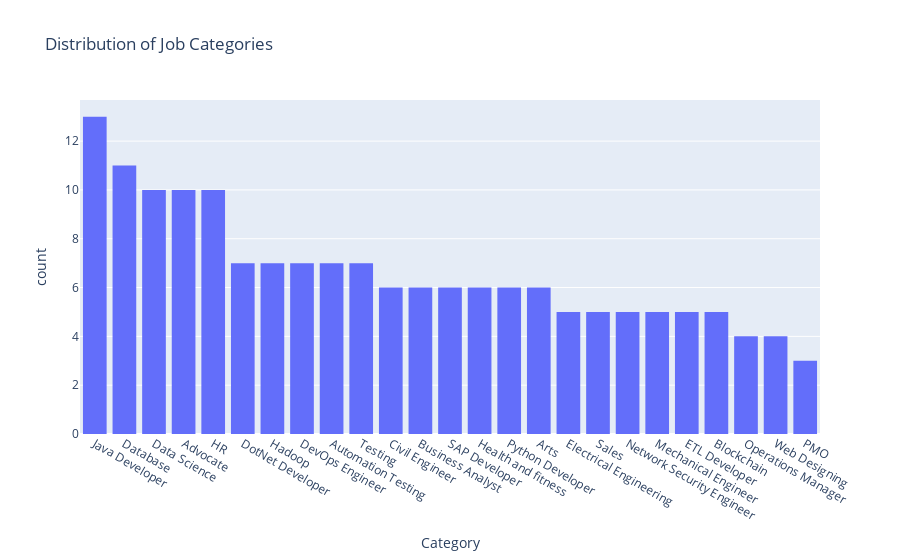

Notebook code for this chart:
### Markdown cell above
## **Visualization : Category (Jobs)**

### Code cell
fig = px.histogram(df, x="Category", title="Distribution of Job Categories", category_orders={"Category": df["Category"].value_counts().index})

fig

### Figure 1 — Plotly figure (JSON) as saved in the notebook; plotly's stock layout.template omitted (floating-point values rounded to 4 significant figures; data arrays with more than 128 entries replaced by an {"elided": "..."} marker saying what was removed)
{"data": [{"alignmentgroup": "True", "bingroup": "x", "hovertemplate": "Category=%{x}<br>count=%{y}<extra></extra>", "legendgroup": "", "marker": {"color": "#636efa", "pattern": {"shape": ""}}, "name": "", "offsetgroup": "", "orientation": "v", "showlegend": false, "type": "histogram", "x": {"elided": "166 str values"}, "xaxis": "x", "yaxis": "y"}], "layout": {"barmode": "relative", "legend": {"tracegroupgap": 0}, "title": {"text": "Distribution of Job Categories"}, "xaxis": {"anchor": "y", "categoryarray": ["Java Developer", "Database", "Data Science", "Advocate", "HR", "DotNet Developer", "Hadoop", "DevOps Engineer", "Automation Testing", "Testing", "Civil Engineer", "Business Analyst", "SAP Developer", "Health and fitness", "Python Developer", "Arts", "Electrical Engineering", "Sales", "Network Security Engineer", "Mechanical Engineer", "ETL Developer", "Blockchain", "Operations Manager", "Web Designing", "PMO"], "categoryorder": "array", "domain": [0, 1], "title": {"text": "Category"}}, "yaxis": {"anchor": "x", "domain": [0, 1], "title": {"text": "count"}}}}
